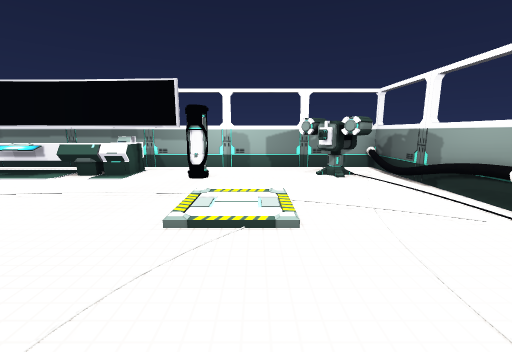
View 1 (above)

16 first-person views from a walk through a scene from a Unity 3-D project. The camera is 1.4 m above the floor, tilts 10° down and sees 90° across. The floor is counted in squares, 1 m on a side. Each view is taken from the middle of a square. On the plan, view 1 faces up. The plan holds only what a view shows up to about 13 squares ahead; the rest is blank. The place goes on beyond the plan. Some animated figures are left out. Some surface patterns are stand-ins.

View 2
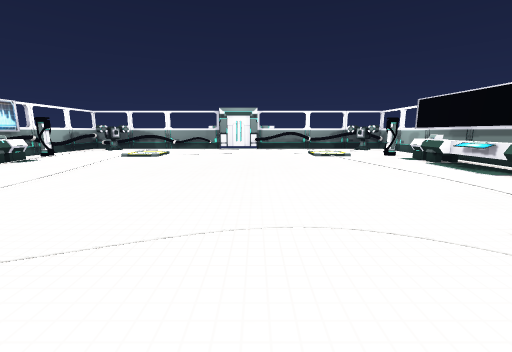

View 3
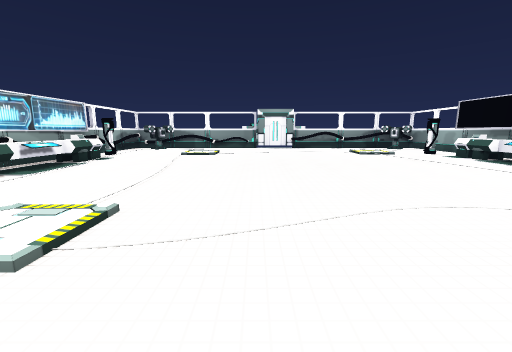

View 4
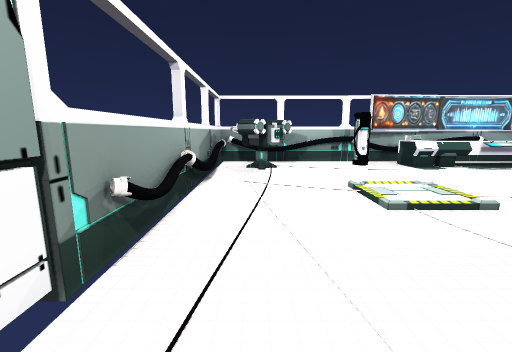

View 5
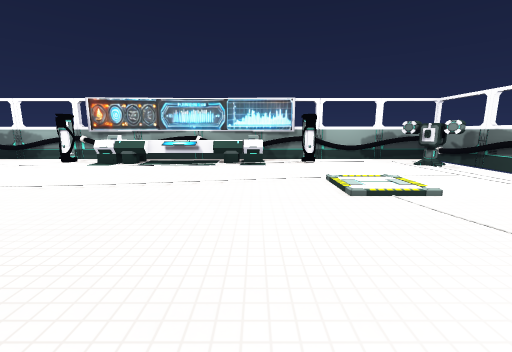

View 6
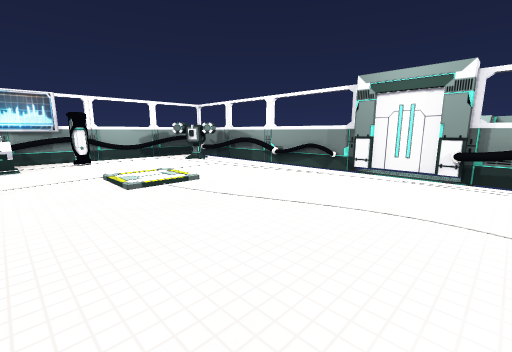

View 7
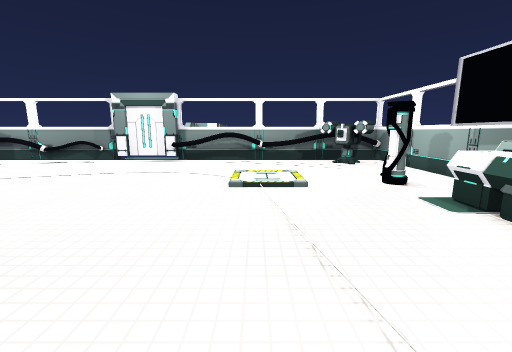

View 8
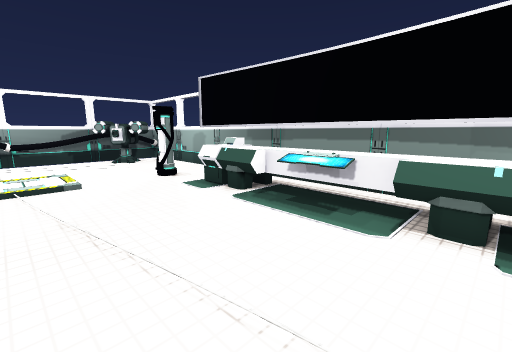

View 9
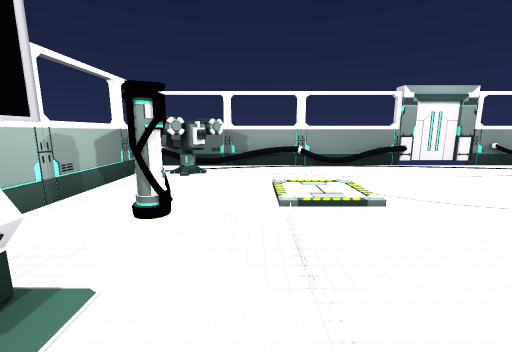

View 10
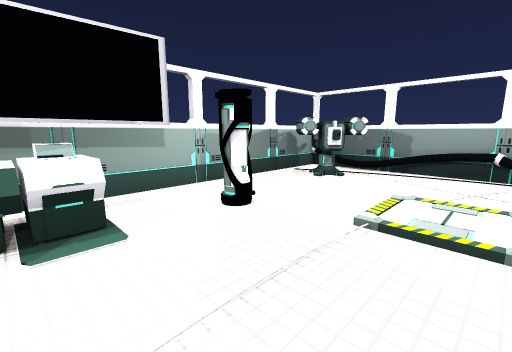

View 11
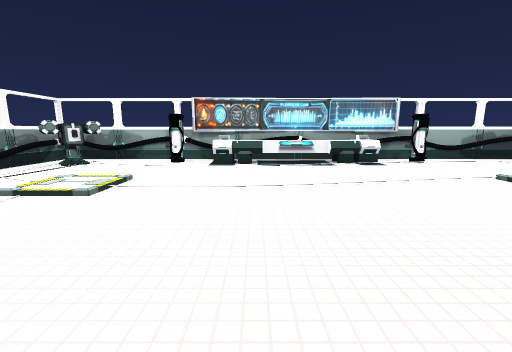

View 12
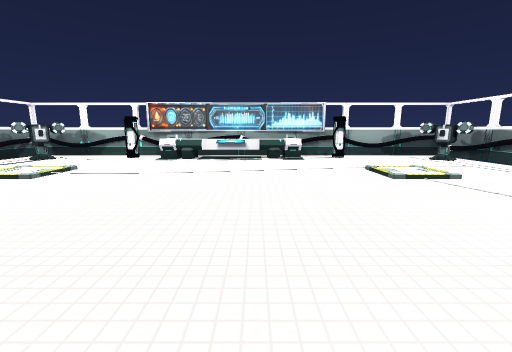

View 13
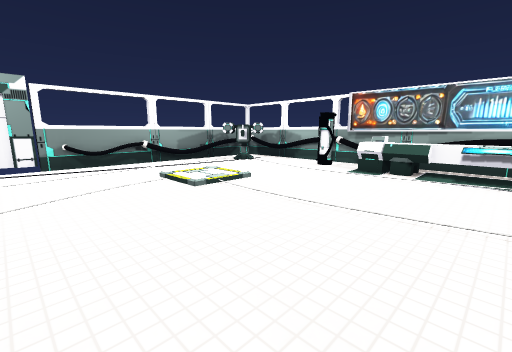

View 14
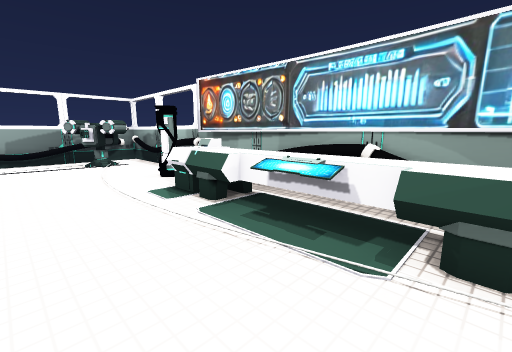

View 15
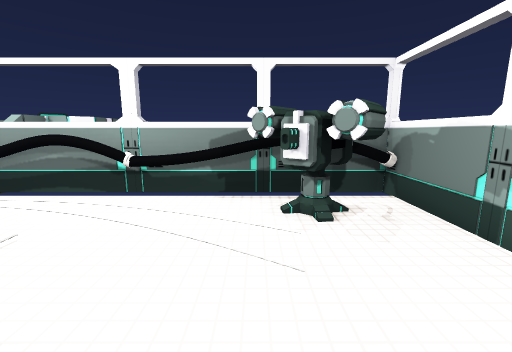

View 16
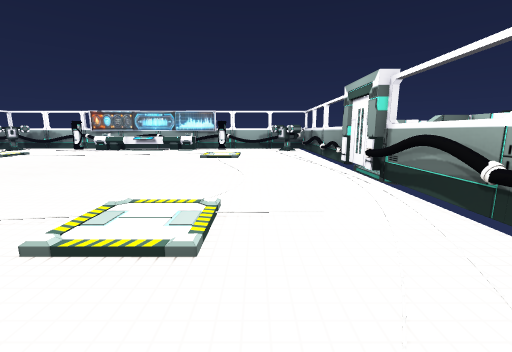

### Floor plan
Key: @ floor where view 1 was taken; # wall or solid block; . floor; / step, stairs or slope; = window, fence, low wall or low ledge; ^ raised ledge; O other object.
Columns run from 20 left of view 1 to 5 right of it. Each row starts with its distance up from view 1.
 10    ####################
  9    #....##OOOOOO##....##
  8   ##...#.OOOOOOOO.#...###
  7  ###...................###
  6  #......................O#
  5  #......................O#
  4  #......................O#
  3  #O......................#
  2  #.......................#
  1  O......................O#
  0 ##..................@...O#
 -1  #.......................#
 -2  #.......................#
 -3  #.......................#
 -4  #......................O#
 -5  O......................O#
 -6  #...././...............O#
 -7  #...././...............O#
 -8  #......................O#
 -9  #.......................#
-10  ###..................##O#
-11   ##......^^^^^^^^....####
-12    #...##.^^^^^^^=##..##
-13    #################O##

Positions as (right, up) in squares from view 1, and headings:
1: (0, 0), facing up
2: (2, 0), facing left
3: (3, -3), facing left
4: (3, -1), facing down
5: (-10, 0), facing down
6: (-10, 1), facing down-left
7: (-6, 4), facing left
8: (-5, 4), facing up-left
9: (-6, 6), facing right
10: (-5, 4), facing up-right
11: (-5, 0), facing down
12: (-8, 2), facing down
13: (-7, -2), facing down-right
14: (-9, -8), facing down-right
15: (-13, 7), facing left
16: (-15, 8), facing down
